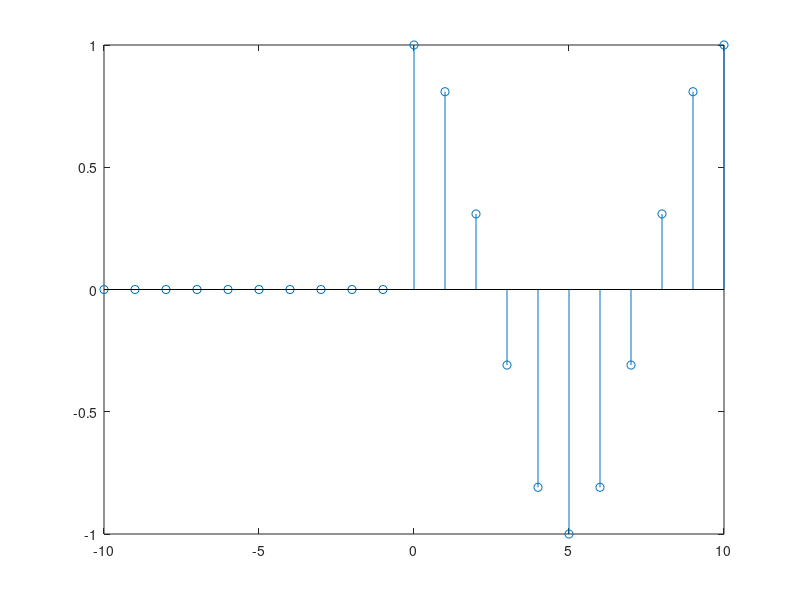

Reproduce this figure in MATLAB. (Note: this script raises an error after producing the figure.)
%% A.1-1
n = (-10:10)';

impulse = @(n) (n == 0) * 1.0 .* (mod(n, 1) == 0);
a1 = impulse(n-3);
stem(n, a1)

%% A.1-3
n = [-10:10];
u = @(n) (n >= 0) * 1.0 .* (mod(n, 1) == 0)
x = u(n) .* cos((n .* pi) / 5);
stem(n, x)

%% A.1-5
n = [-10:10];
u = @(n) (n >= 0) * 1.0 .* (mod(n, 1) == 0)
x = u(n) .* cos((n .* pi) / 5);

x2 = x(-1.0 * n);
stem(n, x2)
